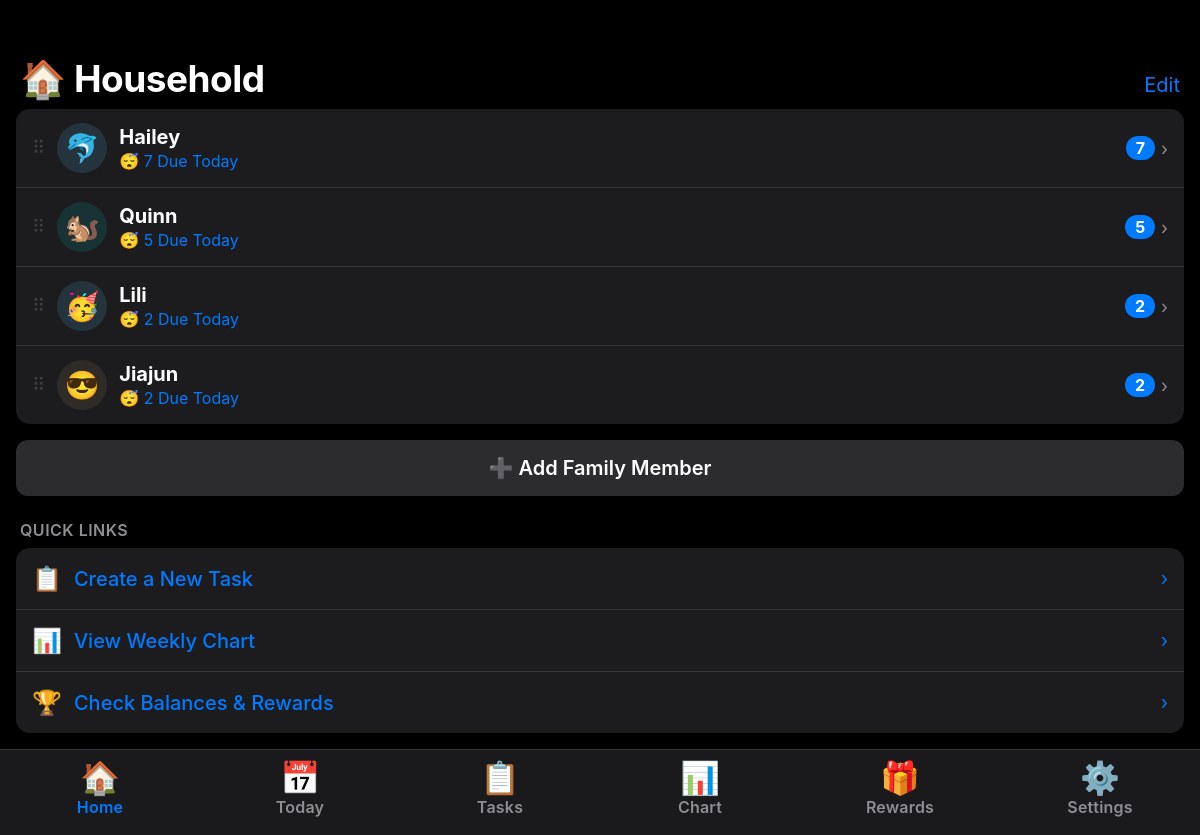
The page / on the database its author committed.
### tables this page shows
CREATE TABLE members (
            id INTEGER PRIMARY KEY AUTOINCREMENT,
            name TEXT NOT NULL,
            avatar TEXT DEFAULT '🙂',
            color TEXT DEFAULT '#007AFF',
            sort_order INTEGER DEFAULT 0
        );

### app.py (the view)
@app.route('/')
def household():
    conn = get_db()
    members = [dict(m) for m in conn.execute('SELECT * FROM members ORDER BY sort_order, id')]
    today_obj = date.today()
    today_str = today_obj.isoformat()
    for i, m in enumerate(members):
        if not m.get('color'):
            m['color'] = member_color(i)
        chores = get_member_chores(m['id'], conn)
        m['due_today'] = sum(
            1 for c in chores
            if is_chore_due(c, today_obj) and not conn.execute(
                'SELECT 1 FROM completions WHERE chore_id=? AND member_id=? AND date=?',
                (c['id'], m['id'], today_str)).fetchone()
        )
        m['streak'] = calc_streak(m['id'], conn)
        m['badges'] = calc_badges(m['streak'])
    conn.close()
    return render_template('household.html', members=members)

### app.py (called while the page is built)
def get_db():
    conn = sqlite3.connect(DB_PATH, timeout=10)
    conn.row_factory = sqlite3.Row
    conn.execute("PRAGMA journal_mode=WAL")
    conn.execute("PRAGMA busy_timeout=5000")
    conn.execute("PRAGMA foreign_keys=ON")
    return conn

def to_day_idx(d):
    return (d.weekday() + 1) % 7

def is_chore_due(chore, d):
    st = chore['schedule_type']
    if st == 'daily':    return True
    if st == 'weekdays': return d.weekday() < 5
    if st == 'weekends': return d.weekday() >= 5
    if st == 'specific':
        return to_day_idx(d) in json.loads(chore['schedule_days'] or '[]')
    return False  # as_needed

def get_member_chores(member_id, conn):
    return conn.execute('''
        SELECT c.* FROM chores c
        WHERE c.active = 1 AND (
            c.assignment_type IN ('everyone', 'anyone')
            OR EXISTS (SELECT 1 FROM chore_members cm
                       WHERE cm.chore_id = c.id AND cm.member_id = ?)
        )
        ORDER BY c.sort_order, c.id
    ''', (member_id,)).fetchall()

def calc_badges(streak):
    return [{'emoji': e, 'label': l} for days, e, l in STREAK_MILESTONES if streak >= days]

def calc_streak(member_id, conn):
    today_obj = date.today()
    streak = 0
    for days_back in range(365):
        d = today_obj - timedelta(days=days_back)
        if conn.execute('SELECT 1 FROM daily_claims WHERE member_id=? AND date=? AND completed_count>0',
                        (member_id, d.isoformat())).fetchone():
            streak += 1
        else:
            break
    return streak

### templates/household.html (shortened to what this page needs)
{% extends "base.html" %}
{% set active_tab = "household" %}
{% block content %}
<div class="page-header">
    <span class="page-title">🏠 Household</span>
    <a href="/settings" class="header-action">Edit</a>
</div>
{% if members %}
<div class="card" id="memberList">
    {% for m in members %}
    <div class="hh-member-row" data-member-id="{{ m.id }}" data-href="/member/{{ m.id }}"
         onclick="hhRowClick(event, this)">
        <span class="mem-grip" onclick="event.stopPropagation()">⠿</span>
        <div class="avatar" style="background:{{ m.color }}22;">
            <span style="font-size:28px;">{{ m.avatar }}</span>
        </div>
        <div class="list-row-info">
            <div class="list-row-title fw-700">
                {{ m.name }}
            </div>
            {% if m.due_today > 0 %}
            <div class="list-row-sub text-accent">😴 {{ m.due_today }} Due Today</div>
            {% else %}
            <div class="list-row-sub text-green">🌟 All caught up!</div>
            {% endif %}
        </div>
        <div class="list-row-right">
            {% if m.due_today == 0 %}
            <span style="font-size:20px;">✅</span>
            {% else %}
            <span style="font-size:16px;background:var(--accent);color:#fff;border-radius:12px;padding:2px 10px;font-weight:700;">{{ m.due_today }}</span>
            {% endif %}
            <span style="color:var(--text3);">›</span>
        </div>
    </div>
    {% endfor %}
</div>
{% else %}
<div class="empty-state">
    <div class="empty-state-icon">👨‍👩‍👧‍👦</div>
    <div class="empty-state-text">No family members yet.<br>Add someone to get started!</div>
</div>
{% endif %}
<div style="margin-top:8px;">
    <a href="/settings" class="btn btn-ghost btn-block" style="display:flex;justify-content:center;align-items:center;gap:8px;">
        ➕ Add Family Member
    </a>
</div>
{% if members %}
<div class="section-label" style="margin-top:8px;">Quick Links</div>
<div class="card">
    <a href="/tasks/new" class="list-row" style="color:var(--accent);text-decoration:none;">
        <span style="font-size:24px;">📋</span>
        <div class="list-row-info">
            <div class="list-row-title">Create a New Task</div>
        </div>
        <span>›</span>
    </a>
    <a href="/chart" class="list-row" style="color:var(--accent);text-decoration:none;">
        <span style="font-size:24px;">📊</span>
        <div class="list-row-info">
            <div class="list-row-title">View Weekly Chart</div>
        </div>
        <span>›</span>
    </a>
    <a href="/balances" class="list-row" style="color:var(--accent);text-decoration:none;">
        <span style="font-size:24px;">🏆</span>
        <div class="list-row-info">
            <div class="list-row-title">Check Balances & Rewards</div>
        </div>
        <span>›</span>
    </a>
</div>
{% endif %}
{% endblock %}

### templates/base.html (shortened to what this page needs)
<!DOCTYPE html>
<html lang="zh" data-theme="dark">
<head>
</head>
<body>
    {% block content %}{% endblock %}
    <nav class="tab-bar">
        <a href="/" class="tab-item {% if active_tab=='household' %}active{% endif %}">
            <span class="tab-icon">🏠</span><span class="tab-label">Home</span>
        </a>
        <a href="/today" class="tab-item {% if active_tab=='today' %}active{% endif %}">
            <span class="tab-icon">📅</span><span class="tab-label">Today</span>
        </a>
        <a href="/tasks" class="tab-item {% if active_tab=='tasks' %}active{% endif %}">
            <span class="tab-icon">📋</span><span class="tab-label">Tasks</span>
        </a>
        <a href="/chart" class="tab-item {% if active_tab=='chart' %}active{% endif %}">
            <span class="tab-icon">📊</span><span class="tab-label">Chart</span>
        </a>
        <a href="/balances" class="tab-item {% if active_tab=='balances' %}active{% endif %}">
            <span class="tab-icon">🎁</span><span class="tab-label">Rewards</span>
        </a>
        <a href="/settings" class="tab-item {% if active_tab=='settings' %}active{% endif %}">
            <span class="tab-icon">⚙️</span><span class="tab-label">Settings</span>
        </a>
    </nav>
</body>
</html>

### templates/base.html (style rules this page uses)
:root, [data-theme="dark"] { --bg: #000; --bg2: #1c1c1e; --bg3: #2c2c2e; --bg4: #3a3a3c; --text: #fff; --text2: rgba(235,235,245,.85); --text3: #8e8e93; --accent: #007AFF; --green: #30d158; --red: #ff453a; --red-bg-hi: rgba(255, 69, 58, 0.25); --red-bg-lo: rgba(255, 69, 58, 0.09); --red-border: rgba(255, 69, 58, 0.27); --yellow: #ffd60a; --border: #38383a; --tab-bg: rgba(28,28,30,.94); --shadow: rgba(0,0,0,.6); --input-bg: #1c1c1e; --check-bg: #30d158; --check-fg: #fff; --check-border: #38383a; }
* { box-sizing: border-box; margin: 0; padding: 0; -webkit-tap-highlight-color: transparent; }
body { background: var(--bg); color: var(--text); font-family: -apple-system, BlinkMacSystemFont, 'SF Pro Display', 'Helvetica Neue', Arial, sans-serif; font-size: 19px; min-height: 100vh; padding-bottom: calc(86px + env(safe-area-inset-bottom)); overflow-x: hidden; transition: background .3s, color .3s; }
.tab-bar { position: fixed; bottom: 0; left: 0; right: 0; height: calc(86px + env(safe-area-inset-bottom)); background: var(--tab-bg); backdrop-filter: blur(24px); -webkit-backdrop-filter: blur(24px); border-top: 1px solid var(--border); display: flex; align-items: flex-start; padding-top: 8px; z-index: 900; transition: background .3s, border-color .3s; }
.tab-item { flex: 1; display: flex; flex-direction: column; align-items: center; gap: 3px; text-decoration: none; color: var(--text3); padding: 4px 0; transition: color .15s; }
.tab-item.active { color: var(--accent); }
.tab-icon { font-size: 32px; line-height: 1; }
.tab-label { font-size: 16px; font-weight: 600; letter-spacing: .2px; }
.page-header { padding: 56px 20px 8px; display: flex; align-items: flex-end; justify-content: space-between; }
.page-title { font-size: 37px; font-weight: 700; letter-spacing: -.5px; }
.header-action { color: var(--accent); font-size: 20px; text-decoration: none; padding: 4px 0; }
.card { background: var(--bg2); border-radius: 14px; margin: 0 16px 16px; overflow: hidden; box-shadow: 0 1px 4px var(--shadow); transition: background .3s; }
.list-row { display: flex; align-items: center; padding: 16px 16px; border-bottom: 1px solid var(--border); gap: 12px; transition: border-color .3s; }
.list-row:last-child { border-bottom: none; }
.list-row-info { flex: 1; min-width: 0; }
.list-row-title { font-size: 20px; font-weight: 500; }
.list-row-sub { font-size: 16px; color: var(--text3); margin-top: 2px; }
.list-row-right { color: var(--text3); font-size: 18px; display: flex; align-items: center; gap: 6px; }
.section-label { font-size: 16px; font-weight: 600; color: var(--text3); text-transform: uppercase; letter-spacing: .5px; padding: 16px 20px 8px; }
.btn { display: inline-flex; align-items: center; justify-content: center; gap: 8px; border: none; border-radius: 12px; font-size: 20px; font-weight: 600; cursor: pointer; padding: 16px 20px; transition: opacity .15s; width: 100%; }
.btn-ghost { background: var(--bg3); color: var(--text); }
.btn-block { display: flex; margin: 0 16px; width: calc(100% - 32px); }
.avatar { width: 50px; height: 50px; border-radius: 50%; display: flex; align-items: center; justify-content: center; font-size: 28px; flex-shrink: 0; }
.text-accent { color: var(--accent); }
.fw-700 { font-weight: 700; }
a { color: inherit; text-decoration: none; }

### templates/household.html (style rules this page uses)
.hh-member-row { display: flex; align-items: center; gap: 12px; padding: 14px 16px; border-bottom: 1px solid var(--border); cursor: pointer; text-decoration: none; color: inherit; -webkit-tap-highlight-color: transparent; user-select: none; -webkit-user-select: none; }
.hh-member-row:last-child { border-bottom: none; }
.mem-grip { font-size: 18px; color: var(--text3); opacity: 0.3; cursor: grab; touch-action: none; line-height: 1; flex-shrink: 0; }

### rows shown on the page
members: avatar "🐬", name "Hailey", due_today "7"
members: avatar "🐿️", name "Quinn", due_today "5"
members: avatar "🥳", name "Lili", due_today "2"
members: avatar "😎", name "Jiajun", due_today "2"
